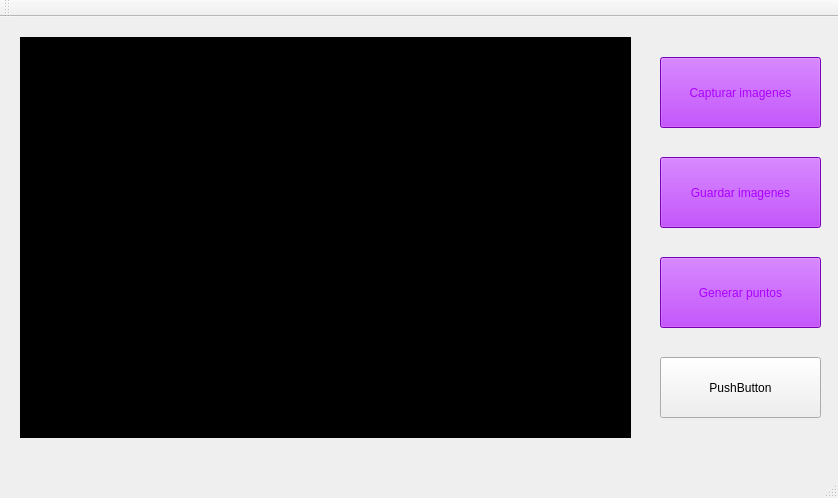
<?xml version="1.0" encoding="UTF-8"?>
<ui version="4.0">
 <class>grafica</class>
 <widget class="QMainWindow" name="grafica">
  <property name="geometry">
   <rect>
    <x>0</x>
    <y>0</y>
    <width>838</width>
    <height>498</height>
   </rect>
  </property>
  <property name="windowTitle">
   <string>grafica</string>
  </property>
  <property name="styleSheet">
   <string notr="true">background-image: url(:/new/prefix1/34.jpg);</string>
  </property>
  <widget class="QWidget" name="centralWidget">
   <widget class="MLabel" name="Video">
    <property name="geometry">
     <rect>
      <x>20</x>
      <y>20</y>
      <width>611</width>
      <height>401</height>
     </rect>
    </property>
    <property name="mouseTracking">
     <bool>true</bool>
    </property>
    <property name="autoFillBackground">
     <bool>false</bool>
    </property>
    <property name="styleSheet">
     <string notr="true">background: #000</string>
    </property>
    <property name="frameShape">
     <enum>QFrame::Box</enum>
    </property>
    <property name="text">
     <string/>
    </property>
    <property name="scaledContents">
     <bool>true</bool>
    </property>
   </widget>
   <widget class="QPushButton" name="primero">
    <property name="geometry">
     <rect>
      <x>660</x>
      <y>40</y>
      <width>161</width>
      <height>71</height>
     </rect>
    </property>
    <property name="styleSheet">
     <string notr="true">background-color: rgb(170, 0, 255);
color: rgb(170, 0, 255);</string>
    </property>
    <property name="text">
     <string>Capturar imagenes</string>
    </property>
   </widget>
   <widget class="QPushButton" name="segundo">
    <property name="geometry">
     <rect>
      <x>660</x>
      <y>140</y>
      <width>161</width>
      <height>71</height>
     </rect>
    </property>
    <property name="styleSheet">
     <string notr="true">background-color: rgb(170, 0, 255);
color: rgb(170, 0, 255);</string>
    </property>
    <property name="text">
     <string>Guardar imagenes</string>
    </property>
   </widget>
   <widget class="QPushButton" name="pushButton">
    <property name="geometry">
     <rect>
      <x>660</x>
      <y>240</y>
      <width>161</width>
      <height>71</height>
     </rect>
    </property>
    <property name="styleSheet">
     <string notr="true">color: rgb(170, 0, 255);
background-color: rgb(170, 0, 255);</string>
    </property>
    <property name="text">
     <string>Generar puntos</string>
    </property>
   </widget>
   <widget class="QPushButton" name="pushButton_2">
    <property name="geometry">
     <rect>
      <x>660</x>
      <y>340</y>
      <width>161</width>
      <height>61</height>
     </rect>
    </property>
    <property name="text">
     <string>PushButton</string>
    </property>
   </widget>
  </widget>
  <widget class="QMenuBar" name="menuBar">
   <property name="geometry">
    <rect>
     <x>0</x>
     <y>0</y>
     <width>838</width>
     <height>25</height>
    </rect>
   </property>
  </widget>
  <widget class="QToolBar" name="mainToolBar">
   <attribute name="toolBarArea">
    <enum>TopToolBarArea</enum>
   </attribute>
   <attribute name="toolBarBreak">
    <bool>false</bool>
   </attribute>
  </widget>
  <widget class="QStatusBar" name="statusBar"/>
 </widget>
 <layoutdefault spacing="6" margin="11"/>
 <customwidgets>
  <customwidget>
   <class>MLabel</class>
   <extends>QLabel</extends>
   <header>mlabel.h</header>
  </customwidget>
 </customwidgets>
 <resources/>
 <connections/>
</ui>
